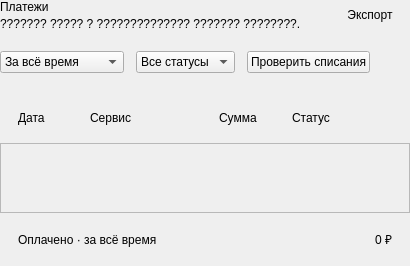
                  <widget class="QWidget" name="paymentsPage">
                    <layout class="QVBoxLayout" name="paymentsLayout" stretch="0,0,1">
                      <property name="leftMargin">
                        <number>0</number>
                      </property>
                      <property name="topMargin">
                        <number>0</number>
                      </property>
                      <property name="rightMargin">
                        <number>0</number>
                      </property>
                      <property name="bottomMargin">
                        <number>0</number>
                      </property>
                      <property name="spacing">
                        <number>20</number>
                      </property>
                      <item>
                        <widget class="QWidget" name="paymentsHeading">
                          <layout class="QHBoxLayout" name="paymentsHeadingLayout" stretch="1,0">
                            <property name="leftMargin">
                              <number>0</number>
                            </property>
                            <property name="topMargin">
                              <number>0</number>
                            </property>
                            <property name="rightMargin">
                              <number>0</number>
                            </property>
                            <property name="bottomMargin">
                              <number>0</number>
                            </property>
                            <property name="spacing">
                              <number>16</number>
                            </property>
                            <item>
                              <widget class="QWidget" name="paymentsHeadingText">
                                <layout class="QVBoxLayout" name="paymentsTitlesLayout">
                                  <property name="leftMargin">
                                    <number>0</number>
                                  </property>
                                  <property name="topMargin">
                                    <number>0</number>
                                  </property>
                                  <property name="rightMargin">
                                    <number>0</number>
                                  </property>
                                  <property name="bottomMargin">
                                    <number>0</number>
                                  </property>
                                  <property name="spacing">
                                    <number>3</number>
                                  </property>
                                  <item>
                                    <widget class="QLabel" name="paymentsTitle">
                                      <property name="text">
                                        <string>Платежи</string>
                                      </property>
                                      <property name="heading" stdset="0">
                                        <bool>true</bool>
                                      </property>
                                    </widget>
                                  </item>
                                  <item>
                                    <widget class="QLabel" name="paymentsSubtitle">
                                      <property name="text">
                                        <string>??????? ????? ? ?????????????? ??????? ????????.</string>
                                      </property>
                                      <property name="muted" stdset="0">
                                        <bool>true</bool>
                                      </property>
                                      <property name="wordWrap">
                                        <bool>true</bool>
                                      </property>
                                    </widget>
                                  </item>
                                </layout>
                              </widget>
                            </item>
                            <item>
                              <widget class="QPushButton" name="exportPaymentsButton">
                                <property name="text">
                                  <string>Экспорт</string>
                                </property>
                                <property name="flat" stdset="0">
                                  <bool>true</bool>
                                </property>
                              </widget>
                            </item>
                          </layout>
                        </widget>
                      </item>
                      <item>
                        <widget class="QWidget" name="paymentFilters">
                          <layout class="QHBoxLayout" name="paymentFiltersLayout">
                            <property name="leftMargin">
                              <number>0</number>
                            </property>
                            <property name="topMargin">
                              <number>0</number>
                            </property>
                            <property name="rightMargin">
                              <number>0</number>
                            </property>
                            <property name="bottomMargin">
                              <number>0</number>
                            </property>
                            <property name="spacing">
                              <number>12</number>
                            </property>
                            <item>
                              <widget class="QComboBox" name="paymentPeriodCombo">
                                <item>
                                  <property name="text">
                                    <string>За всё время</string>
                                  </property>
                                </item>
                                <item>
                                  <property name="text">
                                    <string>Этот месяц</string>
                                  </property>
                                </item>
                                <item>
                                  <property name="text">
                                    <string>Прошлый месяц</string>
                                  </property>
                                </item>
                              </widget>
                            </item>
                            <item>
                              <widget class="QComboBox" name="paymentStatusCombo">
                                <item>
                                  <property name="text">
                                    <string>Все статусы</string>
                                  </property>
                                </item>
                                <item>
                                  <property name="text">
                                    <string>Успешно</string>
                                  </property>
                                </item>
                                <item>
                                  <property name="text">
                                    <string>Ожидается</string>
                                  </property>
                                </item>
                                <item>
                                  <property name="text">
                                    <string>Отменён</string>
                                  </property>
                                </item>
                                <item>
                                  <property name="text">
                                    <string>Неуспешно</string>
                                  </property>
                                </item>
                              </widget>
                            </item>
                            <item>
                              <widget class="QPushButton" name="checkPaymentsButton">
                                <property name="text">
                                    <string>Проверить списания</string>
                                </property>
                                <property name="toolTip">
                                    <string>Получить учебные ответы по платежам, срок которых наступил</string>
                                </property>
                              </widget>
                            </item>
                            <item>
                              <spacer name="paymentFiltersSpacer">
                                <property name="orientation">
                                  <enum>Qt::Horizontal</enum>
                                </property>
                                <property name="sizeHint">
                                  <size>
                                    <width>40</width>
                                    <height>0</height>
                                  </size>
                                </property>
                              </spacer>
                            </item>
                          </layout>
                        </widget>
                      </item>
                      <item>
                        <widget class="QFrame" name="paymentsPanel">
                          <property name="panel" stdset="0">
                            <bool>true</bool>
                          </property>
                          <layout class="QVBoxLayout" name="paymentsPanelLayout" stretch="0,1,0">
                            <property name="leftMargin">
                              <number>0</number>
                            </property>
                            <property name="topMargin">
                              <number>0</number>
                            </property>
                            <property name="rightMargin">
                              <number>0</number>
                            </property>
                            <property name="bottomMargin">
                              <number>0</number>
                            </property>
                            <property name="spacing">
                              <number>0</number>
                            </property>
                            <item>
                              <widget class="QWidget" name="paymentsTableHeader">
                                <layout class="QHBoxLayout" name="paymentsTableHeaderLayout" stretch="2,4,2,2,0">
                                  <property name="leftMargin">
                                    <number>18</number>
                                  </property>
                                  <property name="topMargin">
                                    <number>18</number>
                                  </property>
                                  <property name="rightMargin">
                                    <number>18</number>
                                  </property>
                                  <property name="bottomMargin">
                                    <number>18</number>
                                  </property>
                                  <property name="spacing">
                                    <number>16</number>
                                  </property>
                                  <item>
                                    <widget class="QLabel" name="paymentsDateHeader">
                                      <property name="text">
                                        <string>Дата</string>
                                      </property>
                                      <property name="muted" stdset="0">
                                        <bool>true</bool>
                                      </property>
                                    </widget>
                                  </item>
                                  <item>
                                    <widget class="QLabel" name="paymentsServiceHeader">
                                      <property name="text">
                                        <string>Сервис</string>
                                      </property>
                                      <property name="muted" stdset="0">
                                        <bool>true</bool>
                                      </property>
                                    </widget>
                                  </item>
                                  <item>
                                    <widget class="QLabel" name="paymentsAmountHeader">
                                      <property name="text">
                                        <string>Сумма</string>
                                      </property>
                                      <property name="muted" stdset="0">
                                        <bool>true</bool>
                                      </property>
                                    </widget>
                                  </item>
                                  <item>
                                    <widget class="QLabel" name="paymentsStatusHeader">
                                      <property name="text">
                                        <string>Статус</string>
                                      </property>
                                      <property name="muted" stdset="0">
                                        <bool>true</bool>
                                      </property>
                                    </widget>
                                  </item>
                                  <item>
                                    <widget class="QLabel" name="paymentActionsHeader">
                                      <property name="text">
                                        <string />
                                      </property>
                                      <property name="minimumSize">
                                        <size>
                                          <width>28</width>
                                          <height>0</height>
                                        </size>
                                      </property>
                                      <property name="maximumSize">
                                        <size>
                                          <width>28</width>
                                          <height>16777215</height>
                                        </size>
                                      </property>
                                    </widget>
                                  </item>
                                </layout>
                              </widget>
                            </item>
                            <item>
                              <widget class="QScrollArea" name="paymentsScrollArea">
                                <property name="widgetResizable">
                                  <bool>true</bool>
                                </property>
                                <property name="horizontalScrollBarPolicy">
                                  <enum>Qt::ScrollBarPolicy::ScrollBarAlwaysOff</enum>
                                </property>
                                <widget class="QWidget" name="paymentsScrollAreaContents">
                                  <layout class="QVBoxLayout" name="paymentRowsLayout">
                                    <property name="leftMargin">
                                      <number>0</number>
                                    </property>
                                    <property name="topMargin">
                                      <number>0</number>
                                    </property>
                                    <property name="rightMargin">
                                      <number>0</number>
                                    </property>
                                    <property name="bottomMargin">
                                      <number>0</number>
                                    </property>
                                    <property name="spacing">
                                      <number>0</number>
                                    </property>
                                  </layout>
                                </widget>
                              </widget>
                            </item>
                            <item>
                              <widget class="QWidget" name="paymentsFooter">
                                <layout class="QHBoxLayout" name="paymentsFooterLayout" stretch="1,0">
                                  <property name="leftMargin">
                                    <number>18</number>
                                  </property>
                                  <property name="topMargin">
                                    <number>18</number>
                                  </property>
                                  <property name="rightMargin">
                                    <number>18</number>
                                  </property>
                                  <property name="bottomMargin">
                                    <number>18</number>
                                  </property>
                                  <property name="spacing">
                                    <number>12</number>
                                  </property>
                                  <item>
                                    <widget class="QLabel" name="paymentTotalCaption">
                                      <property name="text">
                                        <string>Оплачено · за всё время</string>
                                      </property>
                                      <property name="muted" stdset="0">
                                        <bool>true</bool>
                                      </property>
                                    </widget>
                                  </item>
                                  <item>
                                    <widget class="QLabel" name="paymentTotal">
                                      <property name="text">
                                        <string>0 ₽</string>
                                      </property>
                                    </widget>
                                  </item>
                                </layout>
                              </widget>
                            </item>
                          </layout>
                        </widget>
                      </item>
                    </layout>
                  </widget>
